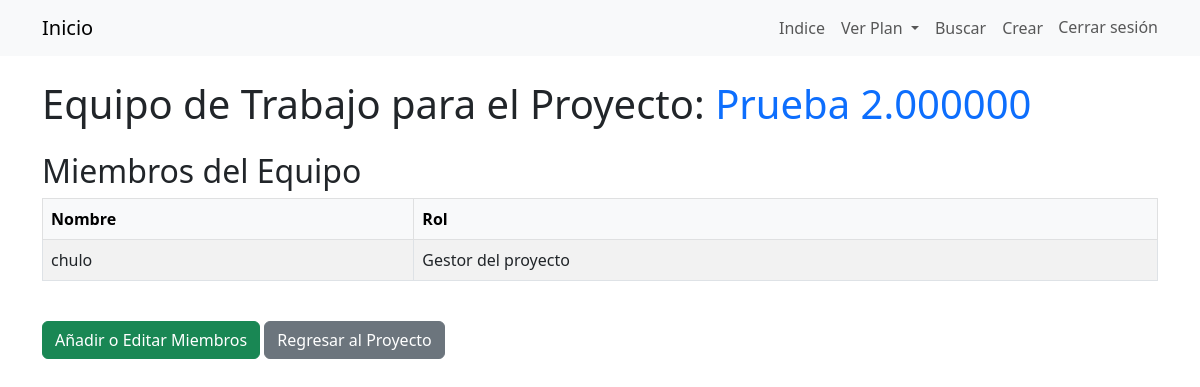
Screenshot of /project-plan/15/team/ (signed in) with the database file from the repository.
### creadorAPP/models.py (models this page shows, shortened)
class ProjectPlan(models.Model):
    created_by = models.ForeignKey(User, on_delete=models.CASCADE)
    title = models.CharField(max_length=100,blank=True, default='')
    description = models.TextField(blank=True, default='')
    objetive = models.TextField(blank=True, default='')
    clientName = models.CharField(max_length=50,blank=True, default='')
    startDate = models.DateField(blank=True, default='')
    endDate = models.DateField(blank=True, default='')
    presupuestoTotal = models.DecimalField(
        max_digits=12,
        decimal_places=2,
        null=True,
        blank=True,
        help_text="Presupuesto total del proyecto en USD."
        )

class WorkTeamMember(models.Model):
    ROLE_CHOICES = [
         ('Gestor del proyecto', 'Gestor del proyecto'),
        ('Desarrollador', 'Desarrollador'),
        ('Analista', 'Analista'),
        ('QA Tester', 'QA Tester'),
        ('Otro', 'Otro'),
    ]
    project = models.ForeignKey(ProjectPlan, on_delete=models.CASCADE, related_name = 'team_members')
    name = models.CharField(max_length=200, verbose_name="Nombre del miembro del equipo",blank=True, default='')
    role = models.CharField(max_length=75, choices=ROLE_CHOICES, verbose_name="Rol del miembro del equipo",blank=True, default='')

### creadorAPP/views.py (the view)
# urls.py: path('project-plan/<int:project_id>/team/', views.view_work_team, name='view_work_team'),
@login_required
def view_work_team(request, project_id):
    project_plan = get_object_or_404(ProjectPlan, id=project_id)
    team_members = project_plan.team_members.all()
    return render(request, 'work_team/view_work_team.html', {'project_plan': project_plan, 'team_members': team_members, 'project_id': project_id})

### creadorAPP/templates/work_team/view_work_team.html (shortened to what this page needs)
{% extends 'base.html' %}
{% block content %}
<body>
  <h1 class="mt-4">Equipo de Trabajo para el Proyecto: <span class="text-primary">{{ project_plan.title }}</span></h1>
  <h2 class="mt-4">Miembros del Equipo</h2>
  {% if team_members %}
  <div class="table-responsive">
    <table class="table table-bordered table-striped">
      <thead class="table-light">
        <tr>
          <th>Nombre</th>
          <th>Rol</th>
        </tr>
      </thead>
      <tbody>
        {% for member in team_members %}
        <tr>
          <td>{{ member.name }}</td>
          <td>{{ member.get_role_display }}</td>
        </tr>
        {% endfor %}
      </tbody>
    </table>
  </div>
  {% else %}
  <p class="alert alert-warning">No hay miembros en el equipo actualmente.</p>
  {% endif %}
  <div class="mt-4">
    <a
      href="{% url 'define_work_team' project_id=project_plan.id %}"
      class="btn btn-success"
    >
      Añadir o Editar Miembros
    </a>
    <a
      href="{% url 'view_project_plan' project_id=project_plan.id %}"
      class="btn btn-secondary"
    >
      Regresar al Proyecto
    </a>
  </div>
</body>
{% endblock %}

### rows the page displays
ProjectPlan: title "Prueba 2.000000"
WorkTeamMember: name "chulo", role "Gestor del proyecto"
